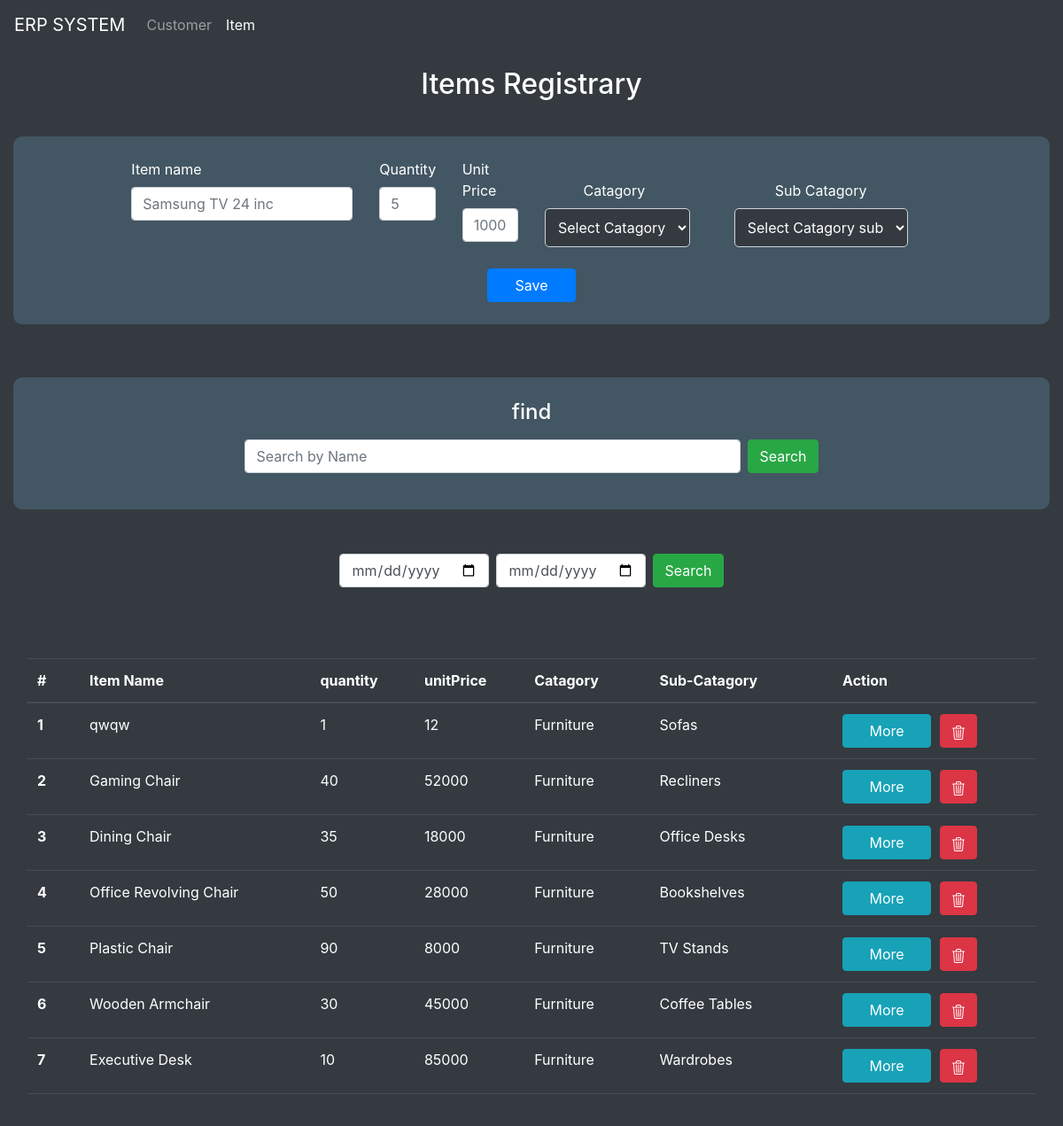
Page /Web/item.php on the earlier database version.
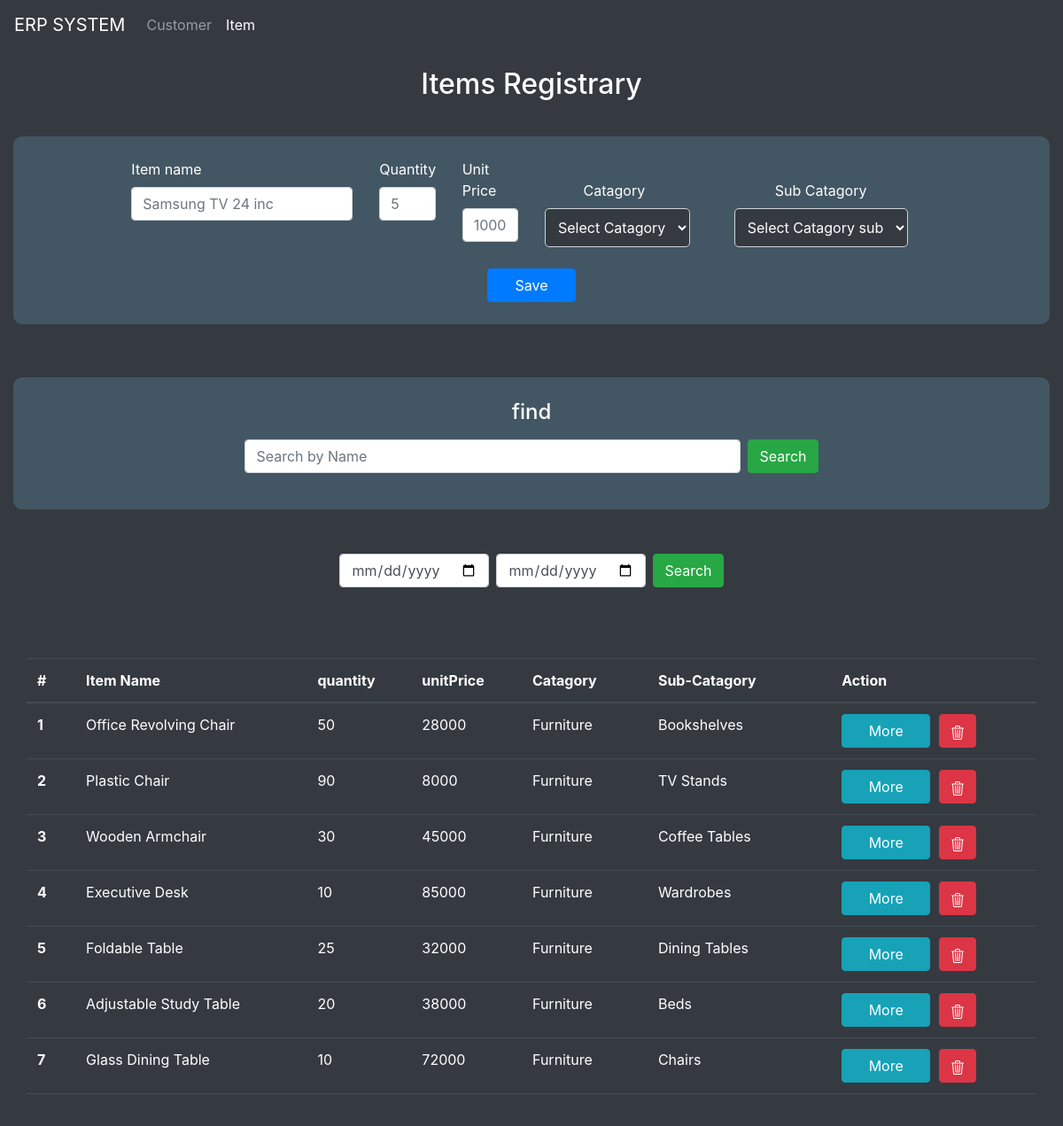
Same page on the later database version.
### tables this page shows
CREATE TABLE `items` (
  `itemCode` varchar(10) NOT NULL,
  `itemName` varchar(50) NOT NULL,
  `idCt` int(11) NOT NULL,
  `quantity` int(100) NOT NULL,
  `unitPrice` varchar(20) NOT NULL,
  `timeStamp` timestamp NOT NULL DEFAULT current_timestamp()
);

CREATE TABLE `category` (
  `idCt` int(11) NOT NULL,
  `category` varchar(50) NOT NULL,
  `categorySub` varchar(50) NOT NULL,
  `timeStamp` datetime NOT NULL
);

### Web/item.php (the view, shortened to what this page needs)
<!doctype html>
<?php $page = 'item'; ?>
<html lang="en">
<head>
  <link rel="stylesheet" href="./style.css">
  <link rel="stylesheet" href="https://cdn.jsdelivr.net/npm/bootstrap@4.6.2/dist/css/bootstrap.min.css">
</head>
<body class="bg-dark text-white">
  <?php include './component/nav/navBar.php'; ?>
  <?php
  require_once './lib/idGeneratorItem.php';
  ?>
  <div class="container-fluid">
    <center>
      <h2 style="margin: 20px;">Items Registrary</h2>
    </center>
    <div class="container-fluid" style="margin-top: 40px;">
      <form method="post">
        <div class="row justify-content-center" style="background-color: #435663; padding: 25px; border-radius: 10px;">
          <div class="col-12 col-sm-11 col-md-6 col-lg-3 col-xl-3">
            <label for="exampleInputTEXT1">Item name</label>
            <input type="text" class="form-control" name="item" id="item" placeholder="Samsung TV 24 inc" oninvalid="this.setCustomValidity('Please Enter Item')" oninput="setCustomValidity('')" required>
          </div>
          <div class="col-12 col-sm-11 col-md-6 col-lg-1 col-xl-1">
            <label for="exampleInputTEXT1">Quantity</label>
            <input type="number" class="form-control" name="quantity" id="quantity" placeholder="5" oninvalid="this.setCustomValidity('Please Enter Quantity')" oninput="setCustomValidity('')" required>
          </div>
          <div class="col-12 col-sm-11 col-md-6 col-lg-1 col-xl-1">
            <label for="exampleInputTEXT1">Unit Price</label>
            <input type="text" class="form-control" name="price" id="price" placeholder="1000" oninvalid="this.setCustomValidity('Please Enter Unit Price')" oninput="setCustomValidity('')" required>
          </div>
          <div class="col-12 col-sm-11 col-md-6 col-lg-2 col-xl-2 mt-4">
            <center>
              <label for="exampleInputTEXT1">Catagory</label>
              <select required name="Catagory" id="Catagory" class="dropdown"
                style="padding: 10px; border-radius: 5px; background-color: #343a40; color: white; border: 1px solid #ced4da;" onchange="FetchStream(this.value)" oninvalid="this.setCustomValidity('Please Select Catagory')" oninput="setCustomValidity('')" required>
                <option value="">Select Catagory</option>
              </select>
            </center>
          </div>
          <div class="col-12 col-sm-11 col-md-6 col-lg-3 col-xl-3 mt-4">
            <center>
              <label for="exampleInputTEXT1">Sub Catagory</label>
              <select required name="subCatagory" id="subCatagory" class="dropdown"
                style="padding: 10px; border-radius: 5px; background-color: #343a40; color: white; border: 1px solid #ced4da;" oninvalid="this.setCustomValidity('Please Sub Catagory')" oninput="setCustomValidity('')" required>
                <option value="">Select Catagory sub</option>
              </select>
            </center>
          </div>
          <div class="col-12 col-sm-10 col-md-10 col-lg-10 col-xl-10 mt-4">
            <center>
              <button type="submit" class="btn btn-primary" style="width: 100px;" name="createItem">Save</button>
            </center>
          </div>
        </div>
      </form>
    </div>
    <div class="container-fluid justify-content-center" style="background-color: #435663; padding: 25px; border-radius: 10px; margin-top: 60px;">
      <center>
        <h4>find</h4>
      </center>
      <div class="form-inline justify-content-center mt-3 mb-3">
        <input class="form-control mr-sm-2" type="search" placeholder="Search by Name" aria-label="Search" style="width: 50%;" required id="searchInput">
        <button class="btn btn-success my-2 my-sm-0" type="button" name="search" onclick="FetchSearch()">Search</button>
      </div>
    </div>
    <div class="form-inline justify-content-center" style="margin-top: 50px;">
      <div class="form-inline">
        <input type="date" class="form-control mr-2" id="from_dateItem" name="from_dateItem">
        <input type="date" class="form-control mr-2" id="to_dateItem" name="to_dateItem">
        <button class="btn btn-success my-2 my-sm-0" type="button" onclick="FetchDate()">Search</button>
      </div>
    </div>
    <div class="container-fluid table-responsive" style="margin-top: 80px; margin-bottom: 50px;">
      <table class="table table-hover table-dark">
        <thead class="sticky-top bg-dark">
          <tr>
            <th scope="col">#</th>
            <th scope="col">Item Name</th>
            <th scope="col">quantity</th>
            <th scope="col">unitPrice</th>
            <th scope="col">Catagory</th>
            <th scope="col">Sub-Catagory</th>
            <th scope="col">Action</th>
          </tr>
        </thead>
        <tbody id="customerTableBody">
          <?php
          $sql = "SELECT i.itemCode,i.itemName,i.quantity,i.unitPrice,i.timeStamp,c.category,c.categorySub FROM items AS i JOIN category AS c ON i.idCt = c.idCt ORDER BY i.timeStamp DESC;";
          $result = mysqli_query($Connector, $sql);
          $i = 0;
          while ($row = mysqli_fetch_array($result)) {
            $i++;
            $itemCode = $row['itemCode'];
            $itemName = $row['itemName'];
            $quantity = $row['quantity'];
            $unitPrice = $row['unitPrice'];
            $category = $row['category'];
            $categorySub = $row['categorySub'];
          ?>
            <tr>
              <th scope="row"><?php echo $i; ?></th>
              <td scope="row"><?php echo $itemName; ?></td>
              <td scope="row"><?php echo $quantity; ?></td>
              <td scope="row"><?php echo $unitPrice; ?></td>
              <td scope="row"><?php echo $category; ?></td>
              <td scope="row"><?php echo $categorySub; ?></td>
              <td>
                <a href="itemEdit.php?edit=<?php echo $itemCode; ?>">
                  <button type="submit" class="btn btn-info" name="update" style="margin-right: 5px; width: 100px;">More</button>
                </a>
                <a href="./lib/Action.php?del=<?php echo $id; ?>">
                  <button type="button" class="btn btn-danger">
                  </button></a>
              </td>
            </tr>
          <?php
          }
          ?>
        </tbody>
      </table>
    </div>
  </div>
</body>
</html>

### Web/component/nav/navBar.php (shortened to what this page needs)
<nav class="navbar navbar-expand-lg navbar-dark bg-dark sticky-top">
  <a class="navbar-brand" href="./index.php">ERP SYSTEM</a>
  <div class="collapse navbar-collapse justify-content-center" id="navbarTogglerDemo03">
    <ul class="navbar-nav mr-auto mt-2 mt-lg-0">
      <li class="nav-item <?php if($page=='customer'){echo 'active';} ?>">
        <a class="nav-link" href="./index.php">Customer</span></a>
      </li>
      <li class="nav-item <?php if($page=='item'){echo 'active';} ?>">
        <a class="nav-link" href="./item.php">Item</a>
      </li>
    </ul>
  </div>
</nav>

### Web/style.css (style rules this page uses)
html { scroll-behavior: smooth; }
.table-responsive { max-height: 500px; overflow-y: auto; max-width: 100%; scroll-behavior: smooth; }

Differences in the rows shown:
removed items: itemName "qwqw", quantity "1", unitPrice "12", category.category "Furniture", category.categorySub "Sofas"
removed items: itemName "Gaming Chair", quantity "40", unitPrice "52000", category.category "Furniture", category.categorySub "Recliners"
removed items: itemName "Dining Chair", quantity "35", unitPrice "18000", category.category "Furniture", category.categorySub "Office Desks"
now on this page (row unchanged): items: itemName "Foldable Table", quantity "25", unitPrice "32000", category.category "Furniture", category.categorySub "Dining Tables"
now on this page (row unchanged): items: itemName "Adjustable Study Table", quantity "20", unitPrice "38000", category.category "Furniture", category.categorySub "Beds"
now on this page (row unchanged): items: itemName "Glass Dining Table", quantity "10", unitPrice "72000", category.category "Furniture", category.categorySub "Chairs"
